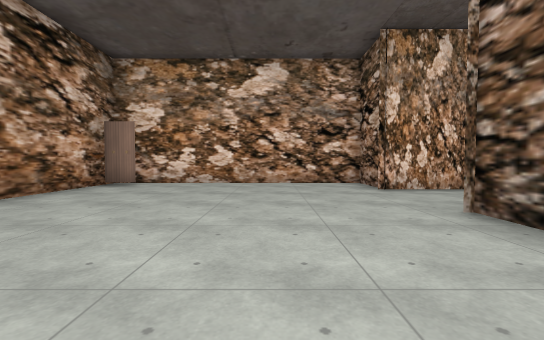
[1] (above)

17 first-person views from a walk through a level from a Godot 3-D game. The camera is 1.2 m above the floor, tilts 2° down and sees 90° across. The floor is counted in squares, 2 m on a side. Each view is taken from the middle of a square. On the plan, view 1 faces up. The plan holds only what a view shows up to about 9 squares ahead; the rest is blank. The place goes on beyond the plan. Some surface patterns are stand-ins.

[2]
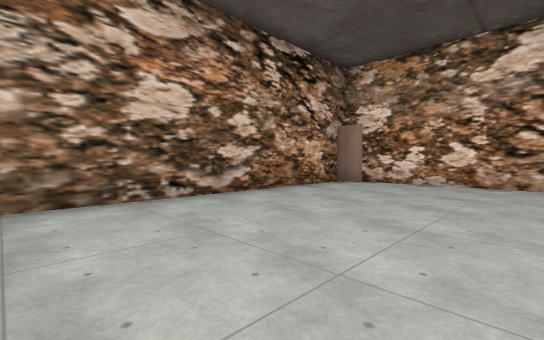

[3]
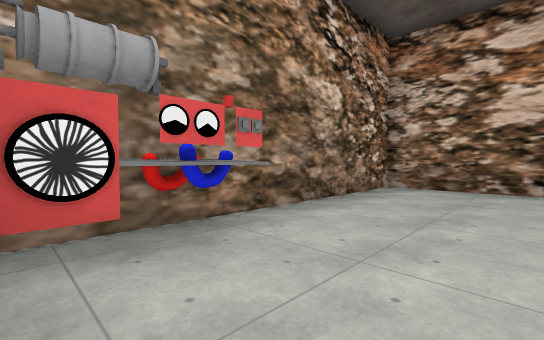

[4]
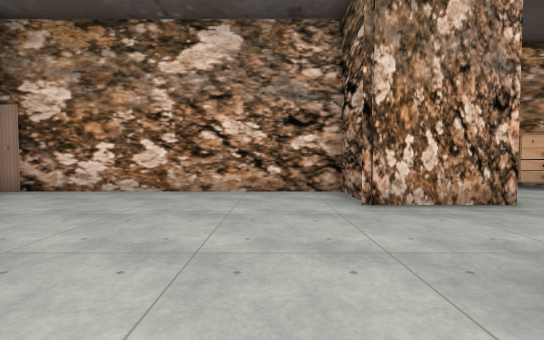

[5]
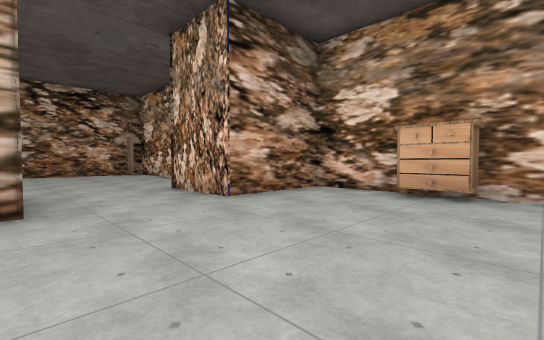

[6]
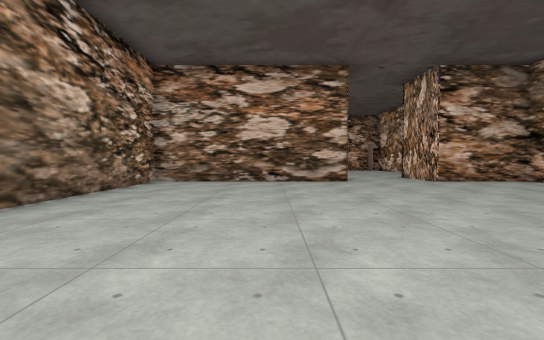

[7]
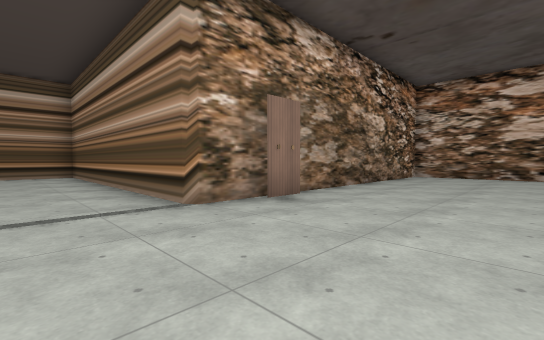

[8]
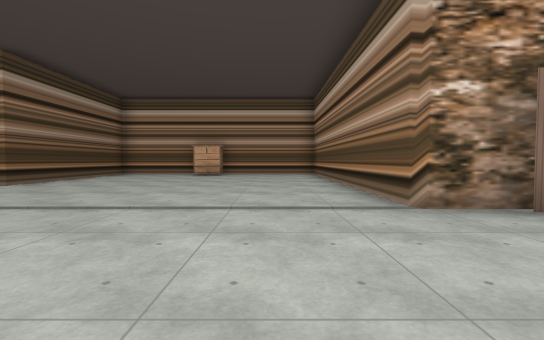

[9]
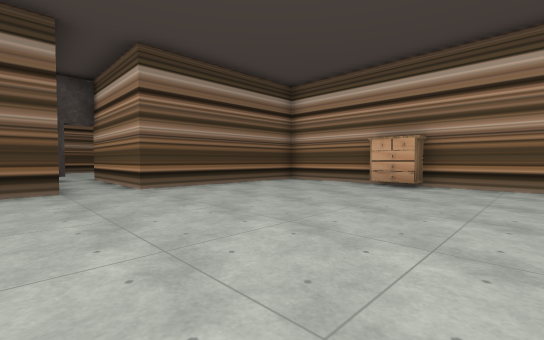

[10]
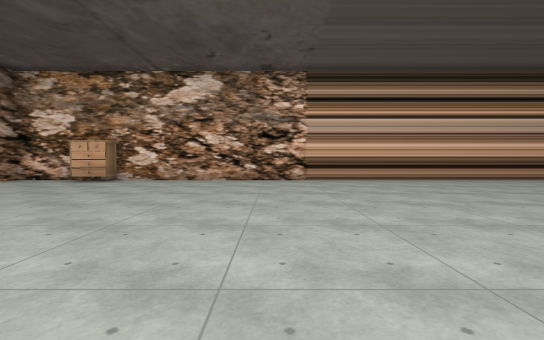

[11]
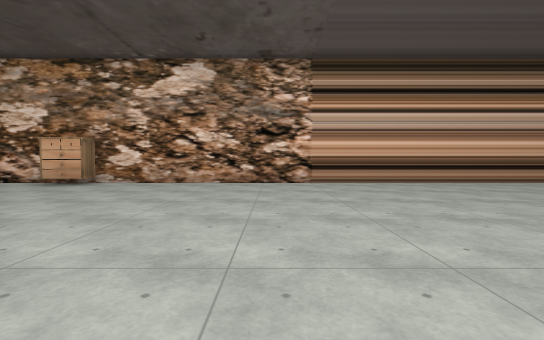

[12]
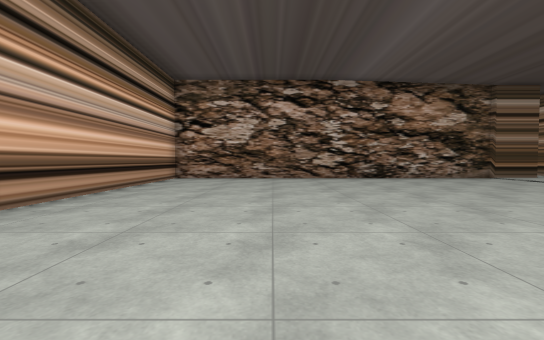

[13]
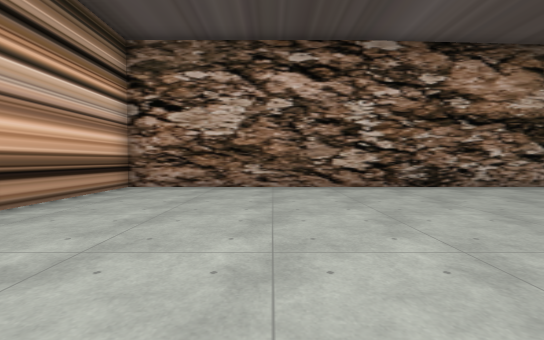

[14]
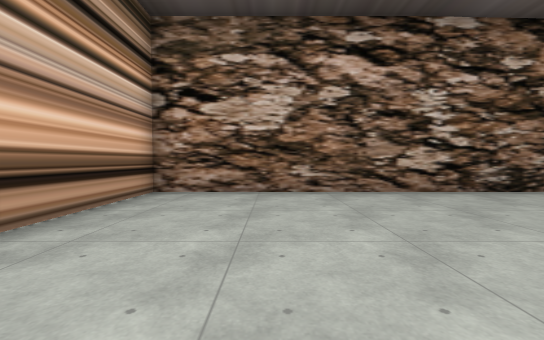

[15]
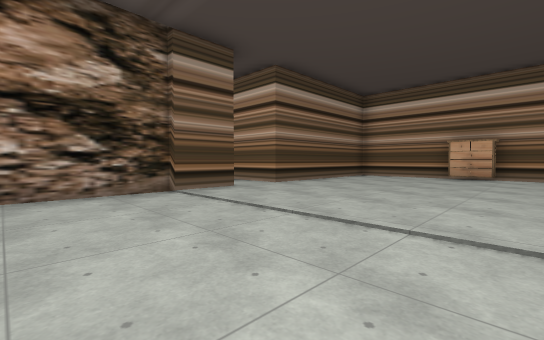

[16]
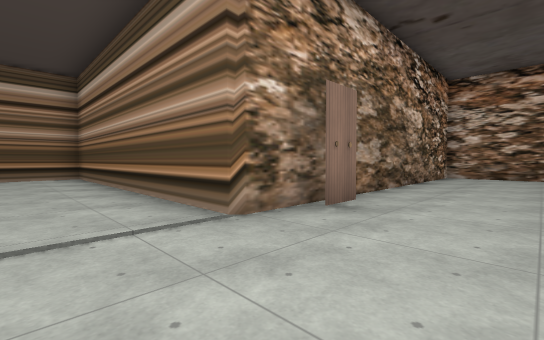

[17]
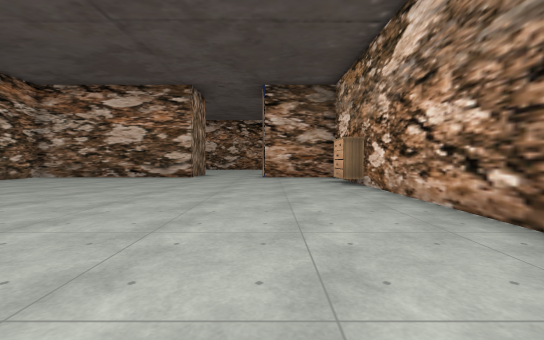

### Floor plan
Points are (right, up) in squares from view 1. A wall is a line through its corners. A room is listed if a view was taken in it or the views show most of it. See-through windows are left out.
Room 1 (views 1, 2, 3, 4)
walls: (2.3, 2.2) (2.3, 3.1); (0.4, 0.4) (2.1, 0.4); (-4.2, 6.5) (-4.2, -0.5) (1.4, -0.5); (0.5, 0.1) (1, -0.1); (0.5, 0) (1.3, 0.1); (0.5, 0) (0.7, 0); (0.4, -0.1) (0.8, 0) (1, 0); (0.7, -0.3) (1.2, -0.2); (0.7, -0.3) (1.2, -0.2); (4.2, 5.7) (2.3, 5.7) (2.3, 7.3) (-3.2, 7.3)
ways out: opening at (3.5, 4.5) to room 2
objects: cabinet (-4, 7)
Room 2 (views 5, 6, 7, 8, 9, 10, 11, 12, 13, 14, 15, 16, 17)
walls: (12.8, -2.3) (13.3, -2.3) (13.3, -9.9) (20.9, -9.9) (20.9, -5.1) (24.9, -5.1); (21.2, -2.4) (21.2, -1.9); (20.9, -3.8) (20.9, -2.2); (21.2, 7.9) (21.2, 8.3) (4.2, 8.3) (4.2, 5.7); (4.2, 3.2) (4.2, -2.3) (11, -2.3)
ways out: opening at (3.5, 4.5) to room 1; gap at (25, -4)
objects: drawers (7, 8); cabinet (12, -2); drawers (17, -10)

Positions as (right, up) in squares from view 1, and headings:
1: (0, 0), facing up
2: (0, 0), facing up-left
3: (2, 2), facing down-left
4: (1, 2), facing up
5: (8, 3), facing up-left
6: (12, 1), facing left
7: (15, 1), facing down-left
8: (15, 1), facing down
9: (15, -3), facing down-right
10: (12, 0), facing up
11: (12, 1), facing up
12: (12, 5), facing right
13: (15, 5), facing right
14: (16, 6), facing right
15: (16, 0), facing down-right
16: (15, 0), facing down-left
17: (14, 6), facing left
